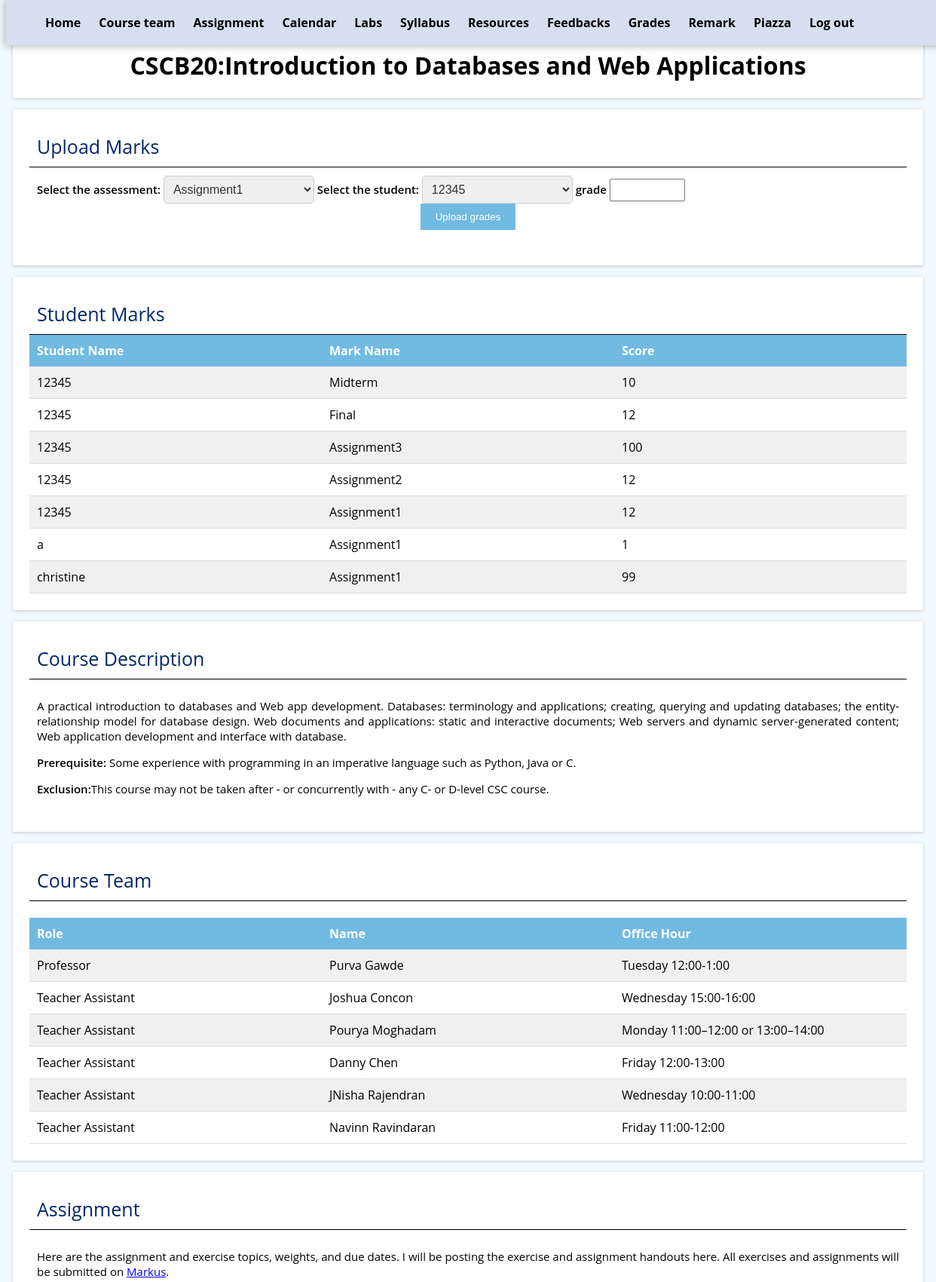
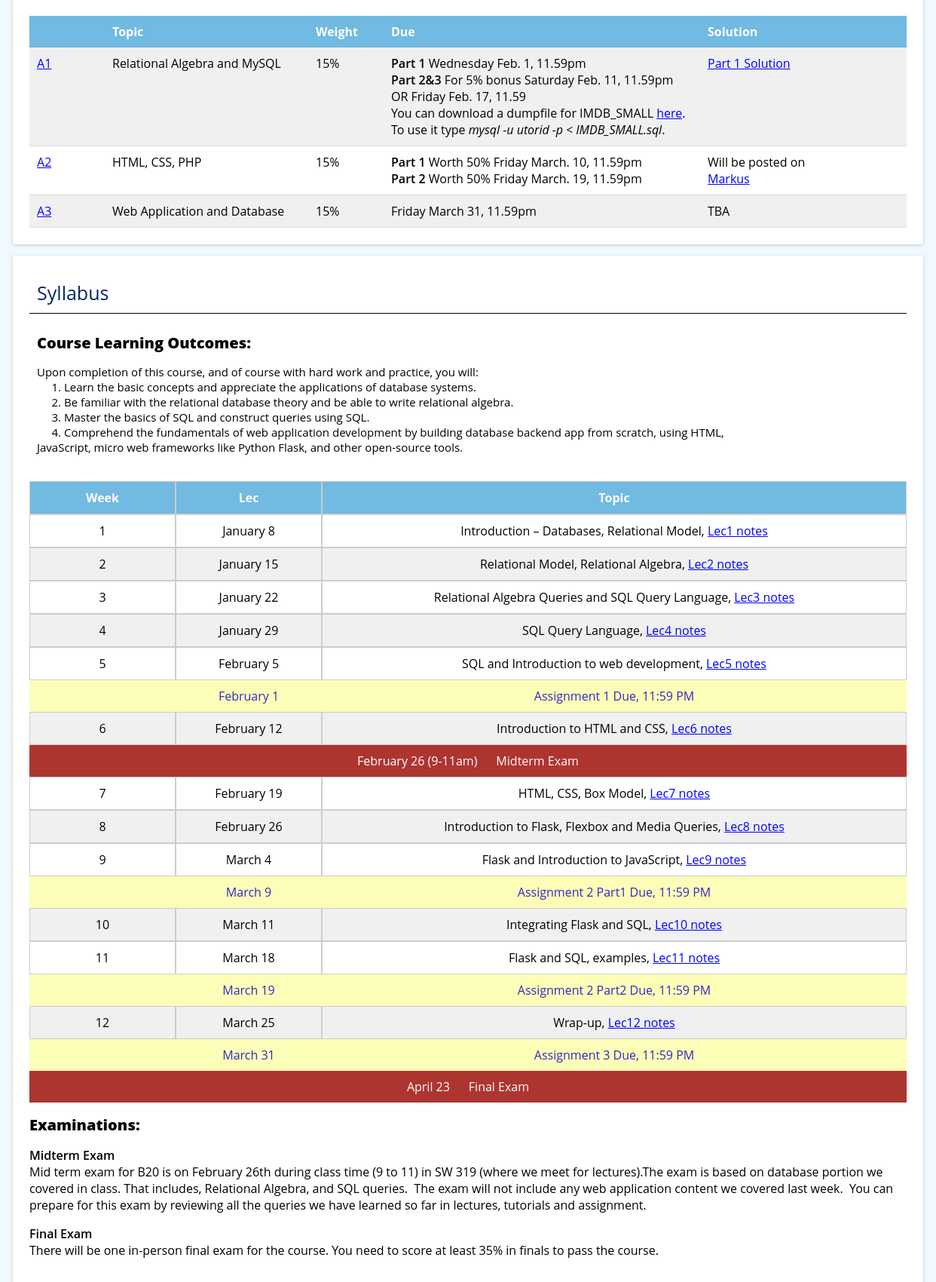
/mark (signed in, upper part), run on the app's committed database (2 pictures, top to bottom).
### tables this page shows
CREATE TABLE "Mark" (
	"mark_id"	INTEGER NOT NULL,
	"name"	TEXT,
	"grade"	NUMERIC,
	"username"	TEXT NOT NULL,
	PRIMARY KEY("mark_id")
);

### app.py (the view, shortened to what this page needs)
@app.route('/mark')
def mark():
    if 'username' not in session:
        return redirect('/login')
    if session['admin']:
        if not request.args:
            db = get_db()
            db.row_factory = make_dict
            students = query_db('SELECT DISTINCT username FROM User WHERE admin = 0')
            marks = query_db('SELECT name,grade,username  FROM mark order by username,name desc')
            db.close()
            return render_template('uploadmark.html', students=students, marks=marks)

### app.py (called while the page is built)
def get_db():
    db = getattr(g, '_database', None)
    if db is None:
        db = g._database = sqlite3.connect(DATABASE)
    return db

def query_db(query, args=(), one=False):
    cur = get_db().execute(query, args)
    rv = cur.fetchall()
    return (rv[0] if rv else None) if one else rv

def make_dict(cursor, row):
    return dict((cursor.description[idx][0], value)
                for idx, value in enumerate(row))

@app.teardown_appcontext
def close_connection(exception):
    db = getattr(g, '_database', None)
    if db is not None:
        db.close()

### templates/uploadmark.html (shortened to what this page needs)
{% extends "base.html" %}
{% block content %}
<section class="section">
    <h2>Upload Marks</h2>
    <div class="info">
      <form>
        <span class="tag">Select the assessment:</span>
        <select name="name">
          <option value="Assignment1">Assignment1</option>
        </select>
        <span class="tag">Select the student:</span>
        <select name="username">
            {% for student in students %}
            <option value="{{ student.username }}">{{ student.username }}</option>
            {% endfor %}
          </select>
          <span class="tag">grade</span>
          <input id="grade" type="text" name="grade" style="width: 100px;height: 30px" maxlength="6" oninput="validateGrade()">
          <br>
        <div class="button-container">
          <input type="submit" value="Upload grades">
        </div>
      </form>
    </div>
</section>
<section class="section">
    <h2>Student Marks</h2>
<div class="flex-table">
  <div class="flex-table-header">
    <div class="flex-table-cell">Student Name</div>
    <div class="flex-table-cell">Mark Name</div>
    <div class="flex-table-cell">Score</div>
  </div>
    {% for mark in marks %}
        <div class="flex-table-row">
        <div class="flex-table-cell">{{ mark.username }}</div>
        <div class="flex-table-cell">{{ mark.name }}</div>
        <div class="flex-table-cell">{{ mark.grade }}</div>
        </div>
    {% endfor %}
</div>
</section>
{% endblock %}

### static/style/style.css (style rules this page uses)
body { font-family: 'Open Sans', sans-serif; word-wrap: break-word; background-color: #f0f9fe; padding-top: 20px; }
.tag { font-weight: 600; }
.section { background-color: white; margin-bottom: 0; margin: 15px 9px; padding: 20px; transition: margin-bottom 0.2 ease-in; box-shadow: 0 1px 4px rgba(0, 0, 0, 0.2); border: 2px solid #FFF; box-sizing: border-box; }
.section h2 { margin: 0; padding: 10px; border-bottom: 2px solid white; font-weight:400; font-size:25px; color:#00266a; border-bottom: 1px solid black; }
.section .info { padding: 10px; font-size: 15px; text-align: justify; text-justify: inter-word; }
.flex-table { display: flex; flex-direction: column; width: 100%; }
.flex-table-header, .flex-table-row { display: flex; justify-content: space-between; background-color: #71bae1; }
.flex-table-cell { padding: 10px; flex: 1; white-space: nowrap; overflow: hidden; text-overflow: ellipsis; }
.flex-table-header { font-weight: bold; color: white; }
.flex-table-row { background-color: transparent; border-bottom: 1px solid #ddd; }
.flex-table-row:nth-child(even) { background-color: #f0f0f0; }
input[type="text"], textarea { width: 100%; margin-top: 5px; }
.button-container { text-align: center; }
input[type="submit"] { padding: 10px 20px; background-color: #71bae1; color: #fff; border: none; cursor: pointer; }
select { font-size: 16px; padding: 8px; width: 200px; border: 1px solid #ccc; border-radius: 5px; color: #333; }

### data on the page
Mark: username "12345", name "Midterm", grade "10"
Mark: username "12345", name "Final", grade "12"
Mark: username "12345", name "Assignment3", grade "100"
Mark: username "12345", name "Assignment2", grade "12"
Mark: username "12345", name "Assignment1", grade "12"
Mark: username "a", name "Assignment1", grade "1"
Mark: username "christine", name "Assignment1", grade "99"

### other printed values
form field username "12345"
